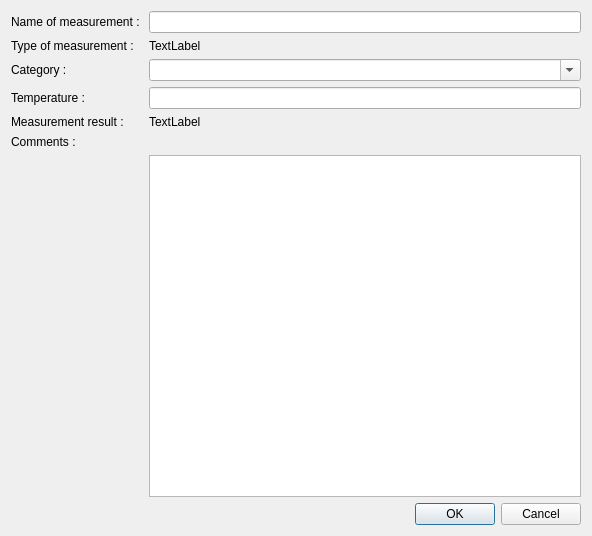
<?xml version="1.0" encoding="UTF-8"?>
<ui version="4.0">
 <class>MeasurementSavingDialog</class>
 <widget class="QDialog" name="MeasurementSavingDialog">
  <property name="geometry">
   <rect>
    <x>0</x>
    <y>0</y>
    <width>592</width>
    <height>536</height>
   </rect>
  </property>
  <property name="windowTitle">
   <string>Dialog</string>
  </property>
  <layout class="QVBoxLayout" name="verticalLayout_2">
   <item>
    <layout class="QVBoxLayout" name="verticalLayout">
     <item>
      <layout class="QFormLayout" name="formLayout">
       <item row="0" column="0">
        <widget class="QLabel" name="nameOfMeasurementLabel">
         <property name="text">
          <string>Name of measurement : </string>
         </property>
        </widget>
       </item>
       <item row="0" column="1">
        <widget class="QLineEdit" name="nameOfMeasurementLineEdit"/>
       </item>
       <item row="1" column="0">
        <widget class="QLabel" name="typeOfMeasurementLabel">
         <property name="text">
          <string>Type of measurement :</string>
         </property>
        </widget>
       </item>
       <item row="1" column="1">
        <widget class="QLabel" name="typeOfMeasurEdit">
         <property name="text">
          <string>TextLabel</string>
         </property>
        </widget>
       </item>
       <item row="2" column="0">
        <widget class="QLabel" name="categoryLabel">
         <property name="text">
          <string>Category : </string>
         </property>
        </widget>
       </item>
       <item row="2" column="1">
        <widget class="QComboBox" name="categoryComboBox">
         <property name="editable">
          <bool>true</bool>
         </property>
        </widget>
       </item>
       <item row="3" column="0">
        <widget class="QLabel" name="temperatureLabel">
         <property name="text">
          <string>Temperature : </string>
         </property>
        </widget>
       </item>
       <item row="3" column="1">
        <widget class="QLineEdit" name="temperatureLineEdit"/>
       </item>
       <item row="5" column="0">
        <widget class="QLabel" name="commentsLabel">
         <property name="text">
          <string>Comments : </string>
         </property>
        </widget>
       </item>
       <item row="4" column="0">
        <widget class="QLabel" name="textMeasResultLabel">
         <property name="text">
          <string>Measurement result :</string>
         </property>
        </widget>
       </item>
       <item row="4" column="1">
        <widget class="QLabel" name="measurResultLabel">
         <property name="text">
          <string>TextLabel</string>
         </property>
        </widget>
       </item>
       <item row="6" column="1">
        <widget class="QTextEdit" name="commentsText"/>
       </item>
      </layout>
     </item>
     <item>
      <widget class="QDialogButtonBox" name="buttonBox">
       <property name="locale">
        <locale language="English" country="UnitedKingdom"/>
       </property>
       <property name="standardButtons">
        <set>QDialogButtonBox::Cancel|QDialogButtonBox::Ok</set>
       </property>
      </widget>
     </item>
    </layout>
   </item>
  </layout>
 </widget>
 <resources/>
 <connections/>
</ui>
